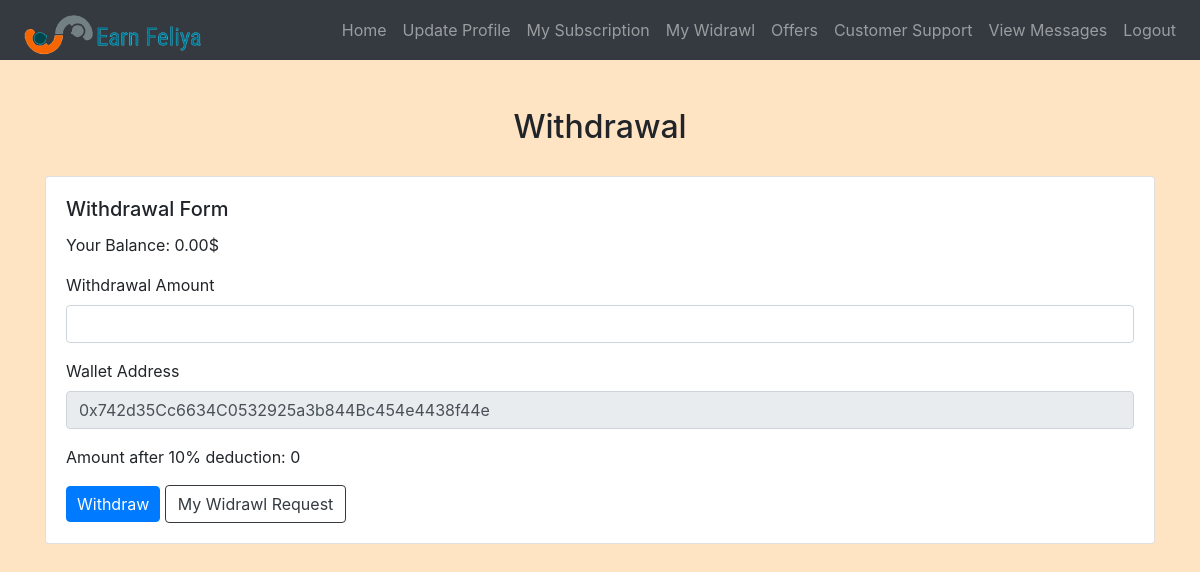
Screenshot of /user/user_widrawl.php (signed in) with the database file from the repository.
### tables this page shows
CREATE TABLE `users` (
  `id` int(11) NOT NULL,
  `username` varchar(50) NOT NULL,
  `password` varchar(255) NOT NULL,
  `email` varchar(100) NOT NULL,
  `phone` varchar(20) NOT NULL,
  `age` int(11) DEFAULT NULL,
  `wallet_address` varchar(50) DEFAULT NULL,
  `balance` decimal(10,2) DEFAULT 0.00
);

### user/user_widrawl.php (the view, shortened to what this page needs)
<?php
include('config.php');
$user_id = $_SESSION["id"];
$sql_user = "SELECT * FROM users WHERE id = ?";
$stmt_user = mysqli_prepare($conn, $sql_user);
mysqli_stmt_bind_param($stmt_user, "i", $user_id);
mysqli_stmt_execute($stmt_user);
$result_user = mysqli_stmt_get_result($stmt_user);
$user = mysqli_fetch_assoc($result_user);
?>
<!DOCTYPE html>
<html>
<head>
    <link rel="stylesheet" href="https://maxcdn.bootstrapcdn.com/bootstrap/4.5.2/css/bootstrap.min.css">
    <link rel="stylesheet" href="./css/style.css">
</head>
<body>
<?php include('navbar.php'); ?>
<div class="container mt-5">
    <h2>Withdrawal</h2>
    <div class="card mt-4">
        <div class="card-body">
            <h5 class="card-title">Withdrawal Form</h5>
            <p class="card-text">Your Balance: <?php echo $user['balance']; ?>$</p>
            <form action="<?php echo htmlspecialchars($_SERVER["PHP_SELF"]); ?>" method="post">
                <div class="form-group">
                    <label for="withdrawal_amount">Withdrawal Amount</label>
                    <input type="number" class="form-control" id="withdrawal_amount" name="withdrawal_amount" required min="1" max="<?php echo $user['balance']; ?>" step="0.01" oninput="calculateAmount()">
                </div>
                <div class="form-group">
                    <label for="wallet_address">Wallet Address</label>
                    <input type="text" class="form-control" id="wallet_address" name="wallet_address" value="<?php echo $user['wallet_address']; ?>" disabled>
                </div>
                <p>Amount after 10% deduction: <span id="after_deduction">0</span></p>
                <button type="submit" class="btn btn-primary">Withdraw</button>
                <a class="btn btn-outline-dark"  href="widrawl_requests.php">My Widrawl Request</a>
            </form>
        </div>
    </div>
</div>
</body>
</html>

### user/css/style.css (style rules this page uses)
body { background-color: bisque; }
h1, h2, h3, h4 { text-align: center; margin-top: 30px; margin-bottom: 30px; }
.btn-primary { padding: 5px 10px; }

### rows the page displays
users: balance "0.00", wallet_address "0x742d35Cc6634C0532925a3b844Bc454e4438f44e"
